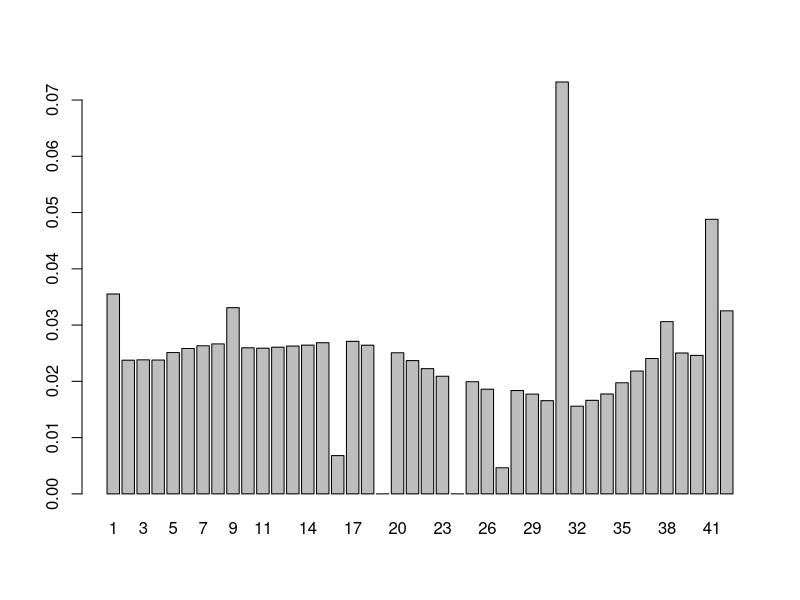

Reproduce this figure in R.
##prob of being on jail, etc
##transition matrix
n=40
m <- matrix(0,n,n+60)

for(i in 1:12){if(i<8){diag(m[,(i+2):(i+2+n)])=i/36}else{diag(m[,(i+1):(i+1+n)])=(13-i)/36} }
a=m[,1:40]
b=m[,41:80]

m=a+b
m
##chance1
m[,16] = m[,16]/4
m[,31] = m[,31] + m[,16]
m[,1] = m[,1] + m[,16]
m[,9] = m[,9] + m[,16]


##chance2
m[,27]=m[,27]/4
m[,31] = m[,31] +m[,27]
m[,1] = m[,1] + m[,27]
m[,38] = m[,38] + m[,27]


##caught(24,19)
m[,31]=m[,31]+m[,24]
m[,31]=m[,31]+m[,19]
m[,24] =0
m[,19]=0

##extra jail turns

j <- matrix(0,42,42)
j[1:40,1:40] = j[1:40,1:40] + m
j[41,] = j[31,]/3
j[42,] = j[31,]
j[31,] = j[31,]/3
j[31,41] = 2/3
j[41,42] = 2/3
j

##steady state matrix

ini <- matrix(0,1,42)
ini[1,1] = 1
ini
p = ini
for(i in 1:10000)
{p = p%*%j}
p
k=c(1:42)
barplot(p[1,k],Width =1, names.arg = k)




